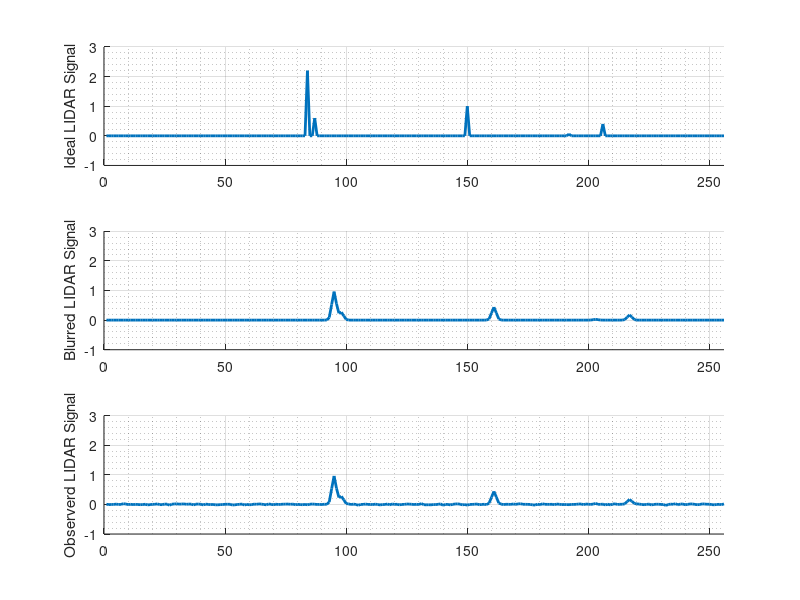
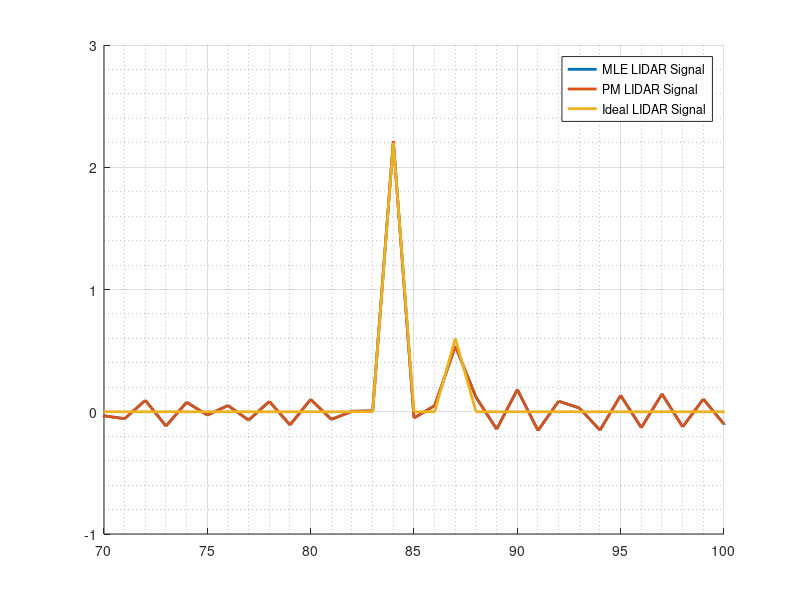

Write the MATLAB code that produced these figures, in order.
% Problem 9
close all;
load lidar_blur;
sd = 1e-2;
covariance_noise = sd^2 * eye(256);
I = eye(256);

% generate w
w = zeros(256,1);
impulse_indices = [206 87 150 84 192];
impulse_values = [4 6 10 22 0.6]/10;
w(impulse_indices) = impulse_values;

% generate noise
eps = sd*randn(256,1);

% simulate
Xw = X*w;
y = Xw + eps;

% MLE
w_MLE = (X'*X) \ (X'*y);

% Bayesian
prior_mu_w = zeros(256,1);
prior_sd = 1e26;
prior_covariance_w = prior_sd^2 * eye(256);
w_PM = (X'*X + (sd^2)/(prior_sd^2)*I) \ (X'*y);

% plot
plot_ylim = [-1 3];

figure(1);
subplot(3,1,1); hold on; grid on; grid minor;
plot(w, 'LineWidth', 2);
xlim([0 256]); ylim(plot_ylim);
ylabel('Ideal LIDAR Signal');
subplot(3,1,2); hold on; grid on; grid minor;
plot(Xw, 'LineWidth', 2);
xlim([0 256]); ylim(plot_ylim);
ylabel('Blurred LIDAR Signal');
subplot(3,1,3); hold on; grid on; grid minor;
plot(y, 'LineWidth', 2);
xlim([0 256]); ylim(plot_ylim);
ylabel('Observerd LIDAR Signal');

figure(2); hold on; grid on; grid minor; legend_array = {};
plot(w_MLE, 'LineWidth', 2); legend_array = [legend_array 'MLE LIDAR Signal'];
plot(w_PM, 'LineWidth', 2); legend_array = [legend_array 'PM LIDAR Signal'];
plot(w, 'LineWidth', 2); legend_array = [legend_array 'Ideal LIDAR Signal'];
xlim([0 256]); ylim(plot_ylim);
legend(legend_array{:});
xlim([70 100]);